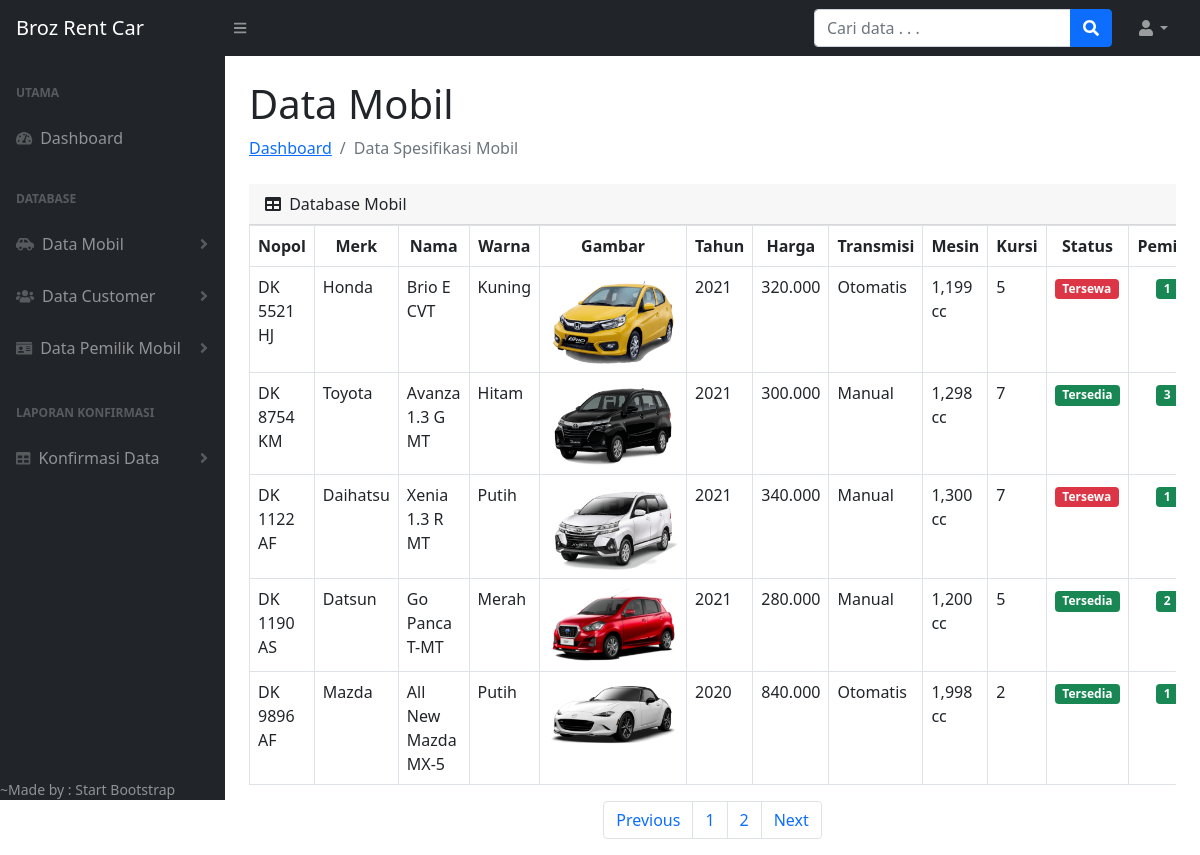
Page /admin/data_mobil.php (signed in) on the committed database.
### tables this page shows
CREATE TABLE `mobil` (
  `id_mobil` int(11) NOT NULL,
  `nopol` varchar(50) NOT NULL,
  `merk` varchar(50) NOT NULL,
  `nama_mobil` varchar(100) NOT NULL,
  `warna` varchar(20) NOT NULL,
  `gambar` varchar(200) NOT NULL,
  `tahun` varchar(10) NOT NULL,
  `harga` int(10) NOT NULL,
  `transmisi` varchar(50) NOT NULL,
  `mesin` varchar(50) NOT NULL,
  `kursi` int(5) NOT NULL,
  `status` enum('0','1') DEFAULT NULL,
  `id_pemilik` int(11) NOT NULL
);

### admin/functions.php (called while the page is built, shortened)
<?php
$conn = mysqli_connect("localhost", "root", "", "rentcar");
function query($query)
{
    global $conn;
    $result = mysqli_query($conn, $query);
    $rows = [];
    while ($row = mysqli_fetch_assoc($result)) {
        $rows[] = $row;
    }
    return $rows;
}

### admin/data_mobil.php (the view, shortened to what this page needs)
<?php
require 'functions.php';
$data_mobil = query("SELECT * FROM mobil");
?>
<!DOCTYPE html>
<html lang="en">
  <head>
    <link href="https://cdn.jsdelivr.net/npm/simple-datatables@latest/dist/style.css" rel="stylesheet" />
    <link href="css/styles.css" rel="stylesheet" />
  </head>
  <body class="sb-nav-fixed">
    <nav class="sb-topnav navbar navbar-expand navbar-dark bg-dark">
      <a class="navbar-brand ps-3" href="index.php">Broz Rent Car</a>
      <button class="btn btn-link btn-sm order-1 order-lg-0 me-4 me-lg-0" id="sidebarToggle" href=""><i class="fas fa-bars"></i></button>
      <form action="" method="post" class="d-none d-md-inline-block form-inline ms-auto me-0 me-md-3 my-2 my-md-0">
        <div class="input-group">
          <input name="keyword" class="form-control" type="text" placeholder="Cari data . . ." aria-label="Search for..." autocomplete="off" />
          <button name="cari" class="btn btn-primary" type="submit"><i class="fas fa-search"></i></button>
        </div>
      </form>
      <ul class="navbar-nav ms-auto ms-md-0 me-3 me-lg-4">
        <li class="nav-item dropdown">
          <a class="nav-link dropdown-toggle" id="navbarDropdown" href="" role="button" data-bs-toggle="dropdown" aria-expanded="false"><i class="fas fa-user fa-fw"></i></a>
        </li>
      </ul>
    </nav>
    <div id="layoutSidenav">
      <div id="layoutSidenav_nav">
        <nav class="sb-sidenav accordion sb-sidenav-dark" id="sidenavAccordion">
          <div class="sb-sidenav-menu">
            <div class="nav">
              <div class="sb-sidenav-menu-heading">Utama</div>
              <a class="nav-link" href="index.php">
                <div class="sb-nav-link-icon"><i class="fas fa-tachometer-alt"></i></div>
                Dashboard
              </a>
              <div class="sb-sidenav-menu-heading">Database</div>
              <a class="nav-link collapsed mb-1" href="" data-bs-toggle="collapse" data-bs-target="#collapseLayouts" aria-expanded="false" aria-controls="collapseLayouts">
                <div class="sb-nav-link-icon"><i class="fas fa-car-side"></i></div>
                Data Mobil
                <div class="sb-sidenav-collapse-arrow"><i class="fas fa-angle-down"></i></div>
              </a>
              <a class="nav-link collapsed mb-1" href="" data-bs-toggle="collapse" data-bs-target="#collapsePages" aria-expanded="false" aria-controls="collapsePages">
                <div class="sb-nav-link-icon"><i class="fas fa-users"></i></div>
                Data Customer
                <div class="sb-sidenav-collapse-arrow"><i class="fas fa-angle-down"></i></div>
              </a>
              <a class="nav-link collapsed mb-1" href="" data-bs-toggle="collapse" data-bs-target="#collapsePemilik" aria-expanded="false" aria-controls="collapsePemilik">
                <div class="sb-nav-link-icon"><i class="fas fa-id-card"></i></div>
                Data Pemilik Mobil
                <div class="sb-sidenav-collapse-arrow"><i class="fas fa-angle-down"></i></div>
              </a>
              <div class="sb-sidenav-menu-heading">Laporan Konfirmasi</div>
              <a class="nav-link collapsed mb-1" href="" data-bs-toggle="collapse" data-bs-target="#collapseLaporan" aria-expanded="false" aria-controls="collapseLaporan">
                <div class="sb-nav-link-icon"><i class="fas fa-table"></i></div>
                Konfirmasi Data
                <div class="sb-sidenav-collapse-arrow"><i class="fas fa-angle-down"></i></div>
              </a>
            </div>
          </div>
            <div>
              <div class="small">~Made by : Start Bootstrap</div>
            </div>
        </nav>
      </div>
      <div id="layoutSidenav_content">
        <main>
          <div class="container-fluid px-4">
            <h1 class="mt-4">Data Mobil</h1>
            <ol class="breadcrumb mb-4">
              <li class="breadcrumb-item"><a href="index.php">Dashboard</a></li>
              <li class="breadcrumb-item active">Data Spesifikasi Mobil</li>
            </ol>
            <div class="card-header">
              <i class="fas fa-table me-1"></i>
              Database Mobil
            </div>
            <div class="table-responsive">
            <table class="table table-hover table-bordered">
              <thead>
                <tr class="text-center">
                  <th scope="col">Nopol</th>
                  <th scope="col">Merk</th>
                  <th scope="col">Nama</th>
                  <th scope="col">Warna</th>
                  <th scope="col">Gambar</th>
                  <th scope="col">Tahun</th>
                  <th scope="col">Harga</th>
                  <th scope="col">Transmisi</th>
                  <th scope="col">Mesin</th>
                  <th scope="col">Kursi</th>
                  <th scope="col">Status</th>
                  <th scope="col">Pemilik</th>
                </tr>
              </thead>
              <tbody>
                <?php
$batas = 5;
$halaman = isset($_GET['halaman']) ? (int) $_GET['halaman'] : 1;
$halaman_awal = ($halaman > 1) ? ($halaman * $batas) - $batas : 0;
$previous = $halaman - 1;
$next = $halaman + 1;
$data = mysqli_query($conn, "SELECT * FROM mobil");
$jumlah_data = mysqli_num_rows($data);
$total_halaman = ceil($jumlah_data / $batas);
$data_mobil = mysqli_query($conn, "SELECT * FROM mobil LIMIT $halaman_awal, $batas");
foreach ($data_mobil as $row): ?>
                <tr>
                  <td><?=$row["nopol"];?></td>
                  <td><?=$row["merk"];?></td>
                  <td><?=$row["nama_mobil"];?></td>
                  <td><?=$row["warna"];?></td>
                  <td class="text-center"><img src="../img/<?=$row["gambar"];?>" width="130"></td>
                  <td><?=$row["tahun"];?></td>
                  <td><?=number_format($row["harga"], 0, ",", ".");?></td>
                  <td><?=$row["transmisi"];?></td>
                  <td><?=$row["mesin"];?></td>
                  <td><?=$row["kursi"];?></td>
                  <td>
                    <span class="text-white badge bg-<?=($row['status']) ? "success" : "danger"?>">
                    <?=($row['status']) ? "Tersedia" : "Tersewa"?>
                    </span>
                  </td>
                  <td class="text-center">
                    <a href="detail_pemilik.php?id_pemilik=<?=$row["id_pemilik"];?>"><span class="badge bg-success"><?=$row["id_pemilik"];?></span></a>
                  </td>
                </tr>
                <?php endforeach;?>
              </tbody>
            </table>
            <nav>
              <ul class="pagination justify-content-center">
                <li class="page-item">
                  <a class="page-link"
                  <?php if ($halaman > 1) {echo "href='?halaman=$previous'";}?>>Previous</a>
                </li>
                <?php for ($x = 1; $x <= $total_halaman; $x++) {?>
                  <li class="page-item"><a class="page-link" href="?halaman=<?php echo $x ?>"><?php echo $x; ?></a></li>
                <?php }?>
                <li class="page-item">
                  <a  class="page-link"
                  <?php if ($halaman < $total_halaman) {echo "href='?halaman=$next'";}?>>Next</a>
                </li>
              </ul>
            </nav>
            </div>
          </div>
        </main>
      </div>
    </div>
  </body>
</html>

### rows in the picture
mobil: nopol "DK 5521 HJ", merk "Honda", nama_mobil "Brio E CVT", warna "Kuning", gambar (picture), tahun "2021", harga "320.000", transmisi "Otomatis", mesin "1,199 cc", kursi "5", status "Tersewa", id_pemilik "1"
mobil: nopol "DK 8754 KM", merk "Toyota", nama_mobil "Avanza 1.3 G MT", warna "Hitam", gambar (picture), tahun "2021", harga "300.000", transmisi "Manual", mesin "1,298 cc", kursi "7", status "Tersedia", id_pemilik "3"
mobil: nopol "DK 1122 AF", merk "Daihatsu", nama_mobil "Xenia 1.3 R MT", warna "Putih", gambar (picture), tahun "2021", harga "340.000", transmisi "Manual", mesin "1,300 cc", kursi "7", status "Tersewa", id_pemilik "1"
mobil: nopol "DK 1190 AS", merk "Datsun", nama_mobil "Go Panca T-MT", warna "Merah", gambar (picture), tahun "2021", harga "280.000", transmisi "Manual", mesin "1,200 cc", kursi "5", status "Tersedia", id_pemilik "2"
mobil: nopol "DK 9896 AF", merk "Mazda", nama_mobil "All New Mazda MX-5", warna "Putih", gambar (picture), tahun "2020", harga "840.000", transmisi "Otomatis", mesin "1,998 cc", kursi "2", status "Tersedia", id_pemilik "1"
